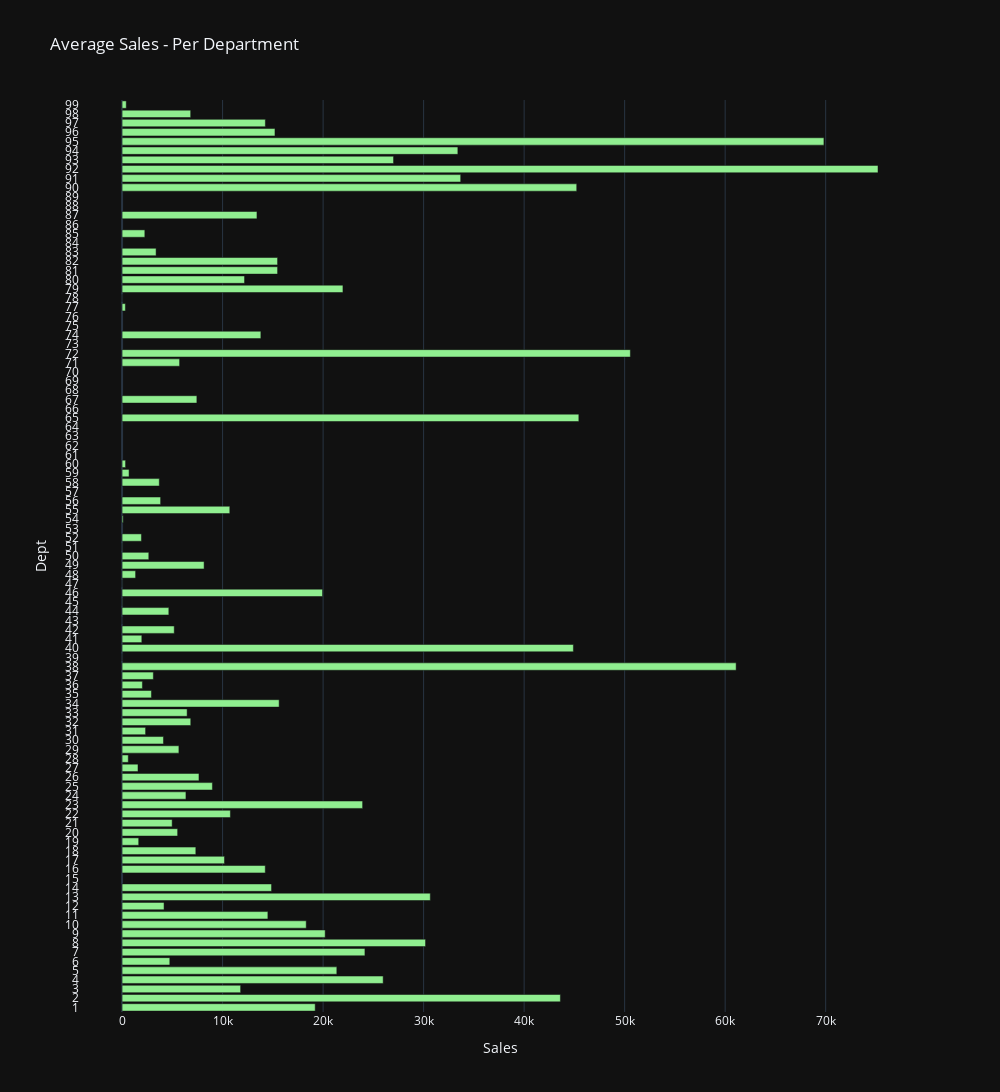

This figure's notebook cell:
### Markdown cell above
# Average Department Sales

### Code cell
import plotly.graph_objects as go

dept_sales = m.groupby('Dept')['Weekly_Sales'].mean().sort_values(ascending=False)

fig = go.Figure(go.Bar(
    x=dept_sales.values,  
    y=dept_sales.index,  
    orientation='h',     
    marker=dict(color='#90EE90') 
))

fig.update_layout(
    title="Average Sales - Per Department",  
    xaxis_title="Sales",  
    yaxis_title="Dept", 
    template="plotly_dark",
    height=1200, 
    width=1000 
)

fig.update_yaxes(tick0=1, dtick=1)
fig.show()

### Figure 1 — Plotly figure (JSON) as saved in the notebook; plotly's stock layout.template omitted (floating-point values rounded to 4 significant figures)
{"data": [{"marker": {"color": "#90EE90"}, "orientation": "h", "type": "bar", "x": [75200.0, 69820.0, 61090.0, 50570.0, 45440.0, 45230.0, 44900.0, 43610.0, 33690.0, 33410.0, 30660.0, 30190.0, 27010.0, 25970.0, 24160.0, 23930.0, 21970.0, 21370.0, 20210.0, 19940.0, 19210.0, 18320.0, 15630.0, 15470.0, 15470.0, 15210.0, 14870.0, 14510.0, 14260.0, 14250.0, 13810.0, 13420.0, 12180.0, 11790.0, 10770.0, 10720.0, 10190.0, 8988.0, 8160.0, 7649.0, 7441.0, 7337.0, 6833.0, 6825.0, 6472.0, 6354.0, 5723.0, 5654.0, 5529.0, 5190.0, 4983.0, 4748.0, 4652.0, 4175.0, 4118.0, 3834.0, 3703.0, 3383.0, 3111.0, 2921.0, 2659.0, 2339.0, 2264.0, 2023.0, 1966.0, 1928.0, 1655.0, 1583.0, 1345.0, 694.5, 618.1, 415.5, 347.4, 329.0, 108.3, 23.21, 21.93, 11.12, 7.297, 1.193, -7.683], "y": [92, 95, 38, 72, 65, 90, 40, 2, 91, 94, 13, 8, 93, 4, 7, 23, 79, 5, 9, 46, 1, 10, 34, 81, 82, 96, 14, 11, 97, 16, 74, 87, 80, 3, 22, 55, 17, 25, 49, 26, 67, 18, 32, 98, 33, 24, 71, 29, 20, 42, 21, 6, 44, 12, 30, 56, 58, 83, 37, 35, 50, 31, 85, 36, 41, 52, 19, 27, 48, 59, 28, 99, 60, 77, 54, 45, 51, 39, 78, 43, 47]}], "layout": {"height": 1200, "title": {"text": "Average Sales - Per Department"}, "width": 1000, "xaxis": {"title": {"text": "Sales"}}, "yaxis": {"dtick": 1, "tick0": 1, "title": {"text": "Dept"}}}}
